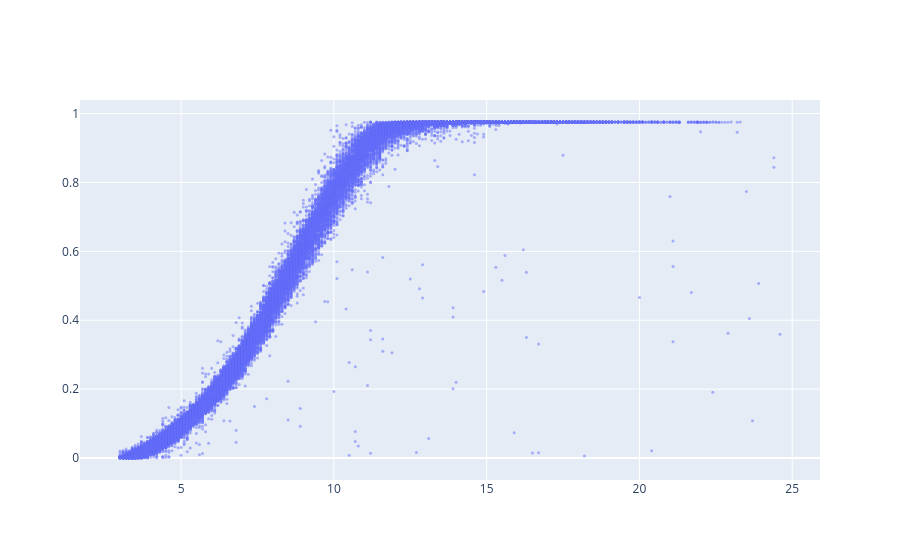

Source (notebook cell):
### Code cell
power_curve_data = file_0[
    (file_0["status_type_id"] == 0) &  (file_0["power_30_avg"] > 0) &  (file_0["wind_speed_3_avg"] >= 3)][["wind_speed_3_avg", "power_30_avg"]]

fig = go.Figure()
fig.add_trace(go.Scatter(
    x=power_curve_data["wind_speed_3_avg"],
    y=power_curve_data["power_30_avg"],
    mode="markers",
    marker=dict(size=3, opacity=0.5)
))
fig.show()

### Figure 1 — Plotly figure (JSON) as saved in the notebook; plotly's stock layout.template omitted (floating-point values rounded to 4 significant figures; data arrays with more than 128 entries replaced by an {"elided": "..."} marker saying what was removed)
{"data": [{"marker": {"opacity": 0.5, "size": 3}, "mode": "markers", "type": "scatter", "x": {"elided": "33723 float values"}, "y": {"elided": "33723 float values"}}], "layout": {}}
